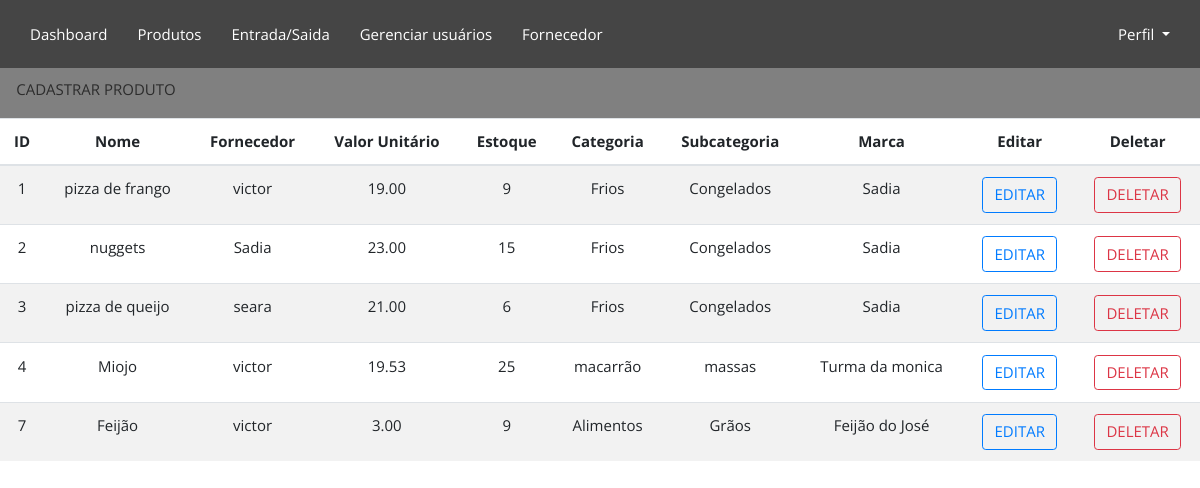
Page /telainicial/produtos/ (signed in) on the earlier database version.
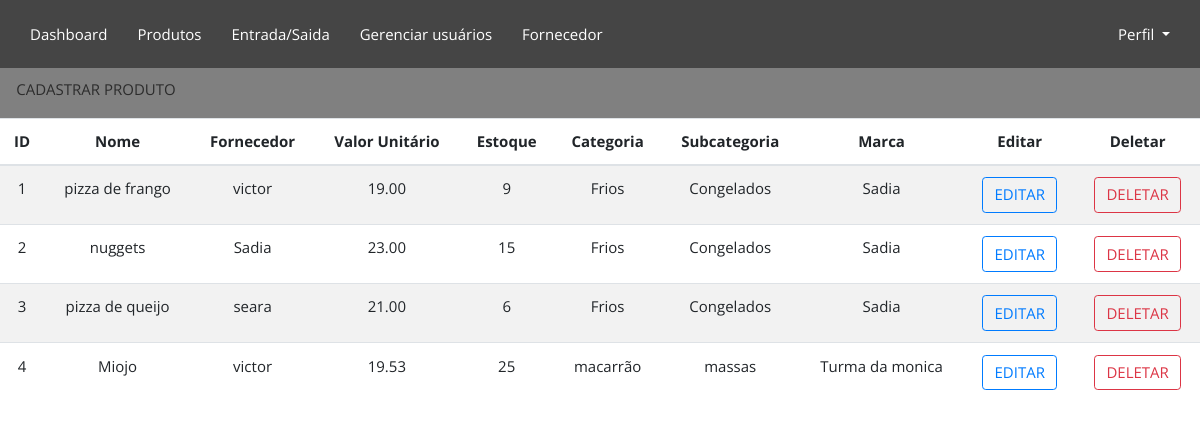
Same page on the later database version.
### Produtos/models.py (models this page shows, shortened)
class Produtos(models.Model):
   idProduto = models.AutoField(primary_key=True)
   idFornecedor = models.ForeignKey(Fornecedor,on_delete=models.CASCADE)
   nomeProduto=models.CharField(max_length= 30)
   valorUnit= models.DecimalField(max_digits=10,decimal_places=2)
   qntEstoque =models.IntegerField(default = 1)
   categoria = models.CharField(max_length=15)
   subCategoria=models.CharField(max_length=15)
   marcaProduto=models.CharField(max_length=15)

### Fornecedores/models.py (models this page shows, shortened)
class Fornecedor(models.Model):
    idFornecedor = models.AutoField(primary_key=True)
    nomeFornecedor = models.CharField(max_length=30, validators = [valida_texto])
    endereco = models.CharField(max_length=30)
    telefone = models.CharField(max_length=20)
    cep = models.CharField(max_length=8)
    cnpj = models.CharField(max_length=14)

### Produtos/views.py (the view)
# urls.py: path('', produtos_view),
def produtos_view(request):
    if(verifica_login(request)):
        produtos = Produtos.objects.all()
        fornecedores = Fornecedor.objects.all()
        return render(request, "produtos.html", {"produtos": produtos, "fornecedores": fornecedores})
    else:
        return redirect(login_view)

### login/views.py (called while the page is built)
def verifica_login(request):
        return 'user_id' in request.session

### Produtos/templates/produtos.html (shortened to what this page needs)
{% extends 'base.html' %}
{% load static %}
{% block content%}
    <link rel="stylesheet" href="{% static 'css/produto.css' %}">
    <div class="retangulo">
        <ul>
            <li>
                <a href="{% url 'cadastrarProdutos_view' %}" class="btn btn-transparent">CADASTRAR PRODUTO</a>
            </li>
        </ul>
    </div>
    <table class="table table-striped">
        <thead class="thead">
            <tr>
                <th scope="col">ID</th>
                <th scope="col">Nome</th>
                <th scope="col">Fornecedor</th>
                <th scope="col">Valor Unitário</th>
                <th scope="col">Estoque</th>
                <th scope="col">Categoria</th>
                <th scope="col">Subcategoria</th>
                <th scope="col">Marca</th>
                <th scope="col">Editar</th>
                <th scope="col">Deletar</th>
            </tr>
        </thead>
        <tbody>
            {% for produto in produtos %}
            <tr>
                <td>{{ produto.idProduto }}</td>
                <td>{{ produto.nomeProduto}}</td>
                <td>{{ produto.idFornecedor.nomeFornecedor }}</td>
                <td>{{ produto.valorUnit }}</td>
                <td>{{ produto.qntEstoque }}</td>
                <td>{{ produto.categoria }}</td>
                <td>{{ produto.subCategoria }}</td>
                <td>{{ produto.marcaProduto }}</td>
                <td>
                    <a href="{% url 'editarProdutos_view' produto.idProduto %}" class="btn btn-outline-primary">EDITAR</a>
                </td>
                <td>
                    <a href="{% url 'deleteProdutos_view' produto.idProduto %}" class="btn btn-outline-danger">DELETAR</a>
                </td>
            </tr>
            {% endfor %}
        </tbody>
    </table>
{% endblock %}

Differences in the rows shown:
removed Produtos: idProduto "7", nomeProduto "Feijão", idFornecedor.nomeFornecedor "victor", valorUnit "3.00", qntEstoque "9", categoria "Alimentos", subCategoria "Grãos", marcaProduto "Feijão do José"
